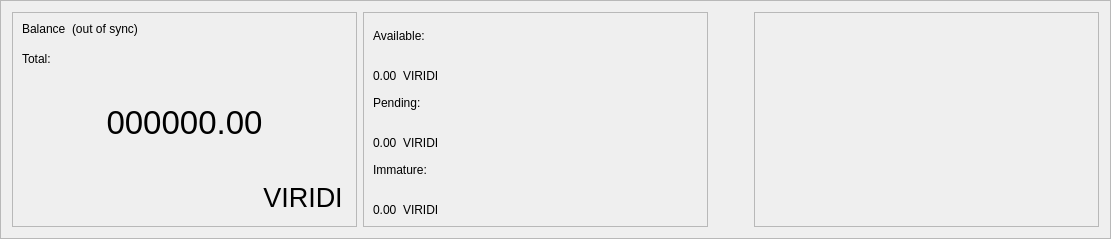
      <widget class="QFrame" name="frame_blue">
       <property name="enabled">
        <bool>true</bool>
       </property>
       <property name="sizePolicy">
        <sizepolicy hsizetype="Preferred" vsizetype="Preferred">
         <horstretch>0</horstretch>
         <verstretch>0</verstretch>
        </sizepolicy>
       </property>
       <property name="minimumSize">
        <size>
         <width>1065</width>
         <height>220</height>
        </size>
       </property>
       <property name="maximumSize">
        <size>
         <width>16777215</width>
         <height>16777215</height>
        </size>
       </property>
       <property name="sizeIncrement">
        <size>
         <width>0</width>
         <height>0</height>
        </size>
       </property>
       <property name="baseSize">
        <size>
         <width>0</width>
         <height>500</height>
        </size>
       </property>
       <property name="frameShape">
        <enum>QFrame::StyledPanel</enum>
       </property>
       <property name="frameShadow">
        <enum>QFrame::Raised</enum>
       </property>
       <layout class="QHBoxLayout" name="horizontalLayout">
        <item>
         <widget class="QFrame" name="frame_blue_1">
          <property name="minimumSize">
           <size>
            <width>345</width>
            <height>200</height>
           </size>
          </property>
          <property name="maximumSize">
           <size>
            <width>16777215</width>
            <height>16777215</height>
           </size>
          </property>
          <property name="frameShape">
           <enum>QFrame::StyledPanel</enum>
          </property>
          <property name="frameShadow">
           <enum>QFrame::Raised</enum>
          </property>
          <layout class="QHBoxLayout" name="horizontalLayout_2">
           <item>
            <layout class="QVBoxLayout" name="verticalLayout">
             <item>
              <layout class="QHBoxLayout" name="horizontalLayout_3">
               <property name="spacing">
                <number>6</number>
               </property>
               <property name="sizeConstraint">
                <enum>QLayout::SetFixedSize</enum>
               </property>
               <item>
                <widget class="QLabel" name="label_5">
                 <property name="minimumSize">
                  <size>
                   <width>0</width>
                   <height>24</height>
                  </size>
                 </property>
                 <property name="maximumSize">
                  <size>
                   <width>16777215</width>
                   <height>24</height>
                  </size>
                 </property>
                 <property name="text">
                  <string>Balance</string>
                 </property>
                 <property name="alignment">
                  <set>Qt::AlignLeading|Qt::AlignLeft|Qt::AlignTop</set>
                 </property>
                </widget>
               </item>
               <item>
                <widget class="QLabel" name="labelWalletStatus">
                 <property name="minimumSize">
                  <size>
                   <width>0</width>
                   <height>24</height>
                  </size>
                 </property>
                 <property name="maximumSize">
                  <size>
                   <width>16777215</width>
                   <height>24</height>
                  </size>
                 </property>
                 <property name="text">
                  <string>(out of sync)</string>
                 </property>
                 <property name="alignment">
                  <set>Qt::AlignLeading|Qt::AlignLeft|Qt::AlignTop</set>
                 </property>
                </widget>
               </item>
               <item>
                <spacer name="horizontalSpacer">
                 <property name="orientation">
                  <enum>Qt::Horizontal</enum>
                 </property>
                 <property name="sizeHint" stdset="0">
                  <size>
                   <width>40</width>
                   <height>20</height>
                  </size>
                 </property>
                </spacer>
               </item>
              </layout>
             </item>
             <item>
              <widget class="QLabel" name="labelTotalText">
               <property name="maximumSize">
                <size>
                 <width>16777215</width>
                 <height>15</height>
                </size>
               </property>
               <property name="text">
                <string>Total:</string>
               </property>
              </widget>
             </item>
             <item>
              <widget class="QLabel" name="labelTotal">
               <property name="sizePolicy">
                <sizepolicy hsizetype="Preferred" vsizetype="Preferred">
                 <horstretch>0</horstretch>
                 <verstretch>0</verstretch>
                </sizepolicy>
               </property>
               <property name="minimumSize">
                <size>
                 <width>0</width>
                 <height>100</height>
                </size>
               </property>
               <property name="maximumSize">
                <size>
                 <width>16777215</width>
                 <height>100</height>
                </size>
               </property>
               <property name="font">
                <font>
                 <pointsize>25</pointsize>
                 <weight>50</weight>
                 <bold>false</bold>
                </font>
               </property>
               <property name="mouseTracking">
                <bool>false</bool>
               </property>
               <property name="text">
                <string>000000.00</string>
               </property>
               <property name="alignment">
                <set>Qt::AlignCenter</set>
               </property>
              </widget>
             </item>
             <item>
              <layout class="QHBoxLayout" name="horizontalLayout_11">
               <item>
                <spacer name="horizontalSpacer_8">
                 <property name="orientation">
                  <enum>Qt::Horizontal</enum>
                 </property>
                 <property name="sizeHint" stdset="0">
                  <size>
                   <width>40</width>
                   <height>20</height>
                  </size>
                 </property>
                </spacer>
               </item>
               <item>
                <widget class="QPushButton" name="blabel_VIRIDI">
                 <property name="font">
                  <font>
                   <pointsize>20</pointsize>
                   <italic>false</italic>
                   <kerning>true</kerning>
                  </font>
                 </property>
                 <property name="cursor">
                  <cursorShape>PointingHandCursor</cursorShape>
                 </property>
                 <property name="text">
                  <string>VIRIDI</string>
                 </property>
                 <property name="flat">
                  <bool>true</bool>
                 </property>
                </widget>
               </item>
              </layout>
             </item>
            </layout>
           </item>
          </layout>
         </widget>
        </item>
        <item>
         <widget class="QFrame" name="frame_blue_2">
          <property name="minimumSize">
           <size>
            <width>345</width>
            <height>200</height>
           </size>
          </property>
          <property name="maximumSize">
           <size>
            <width>16777215</width>
            <height>16777215</height>
           </size>
          </property>
          <property name="frameShape">
           <enum>QFrame::StyledPanel</enum>
          </property>
          <property name="frameShadow">
           <enum>QFrame::Raised</enum>
          </property>
          <layout class="QVBoxLayout" name="verticalLayout_3">
           <item>
            <layout class="QVBoxLayout" name="verticalLayout_2">
             <item>
              <widget class="QLabel" name="labelBalanceText">
               <property name="text">
                <string>Available:</string>
               </property>
              </widget>
             </item>
             <item>
              <layout class="QHBoxLayout" name="horizontalLayout_4">
               <item>
                <widget class="QLabel" name="labelBalance">
                 <property name="text">
                  <string>0.00</string>
                 </property>
                 <property name="alignment">
                  <set>Qt::AlignBottom|Qt::AlignLeading|Qt::AlignLeft</set>
                 </property>
                </widget>
               </item>
               <item>
                <widget class="QLabel" name="label_VIRIDI2">
                 <property name="text">
                  <string>VIRIDI</string>
                 </property>
                 <property name="alignment">
                  <set>Qt::AlignBottom|Qt::AlignLeading|Qt::AlignLeft</set>
                 </property>
                </widget>
               </item>
               <item>
                <spacer name="horizontalSpacer_3">
                 <property name="orientation">
                  <enum>Qt::Horizontal</enum>
                 </property>
                 <property name="sizeHint" stdset="0">
                  <size>
                   <width>40</width>
                   <height>20</height>
                  </size>
                 </property>
                </spacer>
               </item>
              </layout>
             </item>
             <item>
              <widget class="QLabel" name="labelPendingText">
               <property name="text">
                <string>Pending:</string>
               </property>
              </widget>
             </item>
             <item>
              <layout class="QHBoxLayout" name="horizontalLayout_5">
               <item>
                <widget class="QLabel" name="labelUnconfirmed">
                 <property name="text">
                  <string>0.00</string>
                 </property>
                 <property name="alignment">
                  <set>Qt::AlignBottom|Qt::AlignLeading|Qt::AlignLeft</set>
                 </property>
                </widget>
               </item>
               <item>
                <widget class="QLabel" name="label_VIRIDI3">
                 <property name="text">
                  <string>VIRIDI</string>
                 </property>
                 <property name="alignment">
                  <set>Qt::AlignBottom|Qt::AlignLeading|Qt::AlignLeft</set>
                 </property>
                </widget>
               </item>
               <item>
                <spacer name="horizontalSpacer_4">
                 <property name="orientation">
                  <enum>Qt::Horizontal</enum>
                 </property>
                 <property name="sizeHint" stdset="0">
                  <size>
                   <width>40</width>
                   <height>20</height>
                  </size>
                 </property>
                </spacer>
               </item>
              </layout>
             </item>
             <item>
              <widget class="QLabel" name="labelImmatureText">
               <property name="text">
                <string>Immature:</string>
               </property>
              </widget>
             </item>
             <item>
              <layout class="QHBoxLayout" name="horizontalLayout_6">
               <item>
                <widget class="QLabel" name="labelImmature">
                 <property name="text">
                  <string>0.00</string>
                 </property>
                 <property name="alignment">
                  <set>Qt::AlignBottom|Qt::AlignLeading|Qt::AlignLeft</set>
                 </property>
                </widget>
               </item>
               <item>
                <widget class="QLabel" name="label_VIRIDI4">
                 <property name="text">
                  <string>VIRIDI</string>
                 </property>
                 <property name="alignment">
                  <set>Qt::AlignBottom|Qt::AlignLeading|Qt::AlignLeft</set>
                 </property>
                </widget>
               </item>
               <item>
                <spacer name="horizontalSpacer_5">
                 <property name="orientation">
                  <enum>Qt::Horizontal</enum>
                 </property>
                 <property name="sizeHint" stdset="0">
                  <size>
                   <width>40</width>
                   <height>20</height>
                  </size>
                 </property>
                </spacer>
               </item>
              </layout>
             </item>
            </layout>
           </item>
          </layout>
         </widget>
        </item>
        <item>
         <spacer name="horizontalSpacer_9">
          <property name="orientation">
           <enum>Qt::Horizontal</enum>
          </property>
          <property name="sizeHint" stdset="0">
           <size>
            <width>40</width>
            <height>20</height>
           </size>
          </property>
         </spacer>
        </item>
        <item>
         <widget class="QFrame" name="frame_blue_3">
          <property name="minimumSize">
           <size>
            <width>345</width>
            <height>200</height>
           </size>
          </property>
          <property name="maximumSize">
           <size>
            <width>16777215</width>
            <height>16777215</height>
           </size>
          </property>
          <property name="frameShape">
           <enum>QFrame::StyledPanel</enum>
          </property>
          <property name="frameShadow">
           <enum>QFrame::Raised</enum>
          </property>
          <layout class="QVBoxLayout" name="verticalLayout_5">
           <item>
            <layout class="QVBoxLayout" name="verticalLayout_4"/>
           </item>
          </layout>
         </widget>
        </item>
       </layout>
      </widget>
